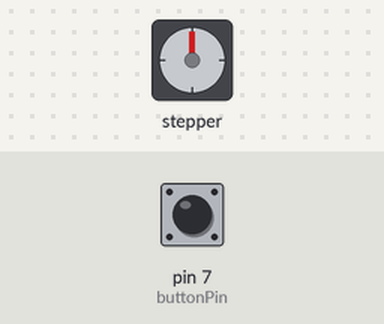
Bench run of a sketch on a simulated Arduino Uno, built with avr-gcc and run on an emulated ATmega328P. Shown: stepper motor. The test bench sets the inputs (shaded band); at power-on: pin 7 (buttonPin) HIGH. Stepper angles assume 2048 steps per turn; what the sketch prints to the serial monitor is not drawn.

Above: at 1.2 s.
1.3 s: pin 7 (buttonPin) pulled LOW for 3.2 s
At 2.4 s:
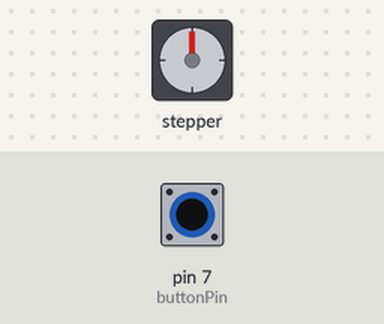
6.0 s: pin 7 (buttonPin) pulled LOW for 0.15 s
At 7.2 s:
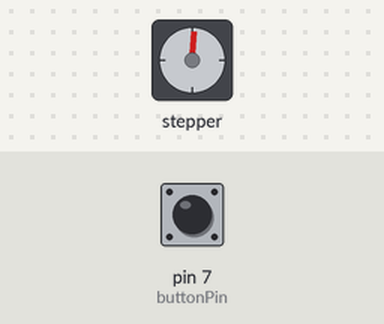
7.6 s: pin 7 (buttonPin) pulled LOW for 1 s
At 8.9 s:
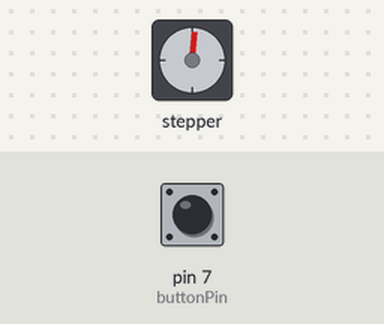
Timing chart, 0 to 10.6 s (numbered marks = the images above; inputs shaded):
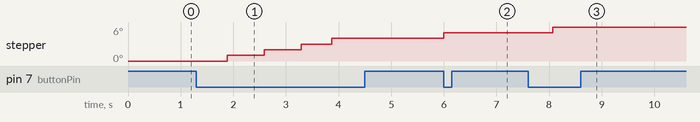

The sketch:

stepper_camera.ino
```cpp
#include <Stepper.h>

const int stepsPerRevolution = 64;  // change this to fit the number of steps per revolution
const float driveRadius = 10;
const float wheelRadius = 25;
const float outputStep = (2 * PI * driveRadius) / stepsPerRevolution * (driveRadius / wheelRadius);

// initialize the stepper library on pins 8 through 11:
Stepper myStepper(stepsPerRevolution, 8, 9, 10, 11);

const int buttonPin = 7;

int stepCount = 0;  // number of steps the motor has taken
int travelLength = 2000;  // how far in mm
int travelTime = 600;

int totalSteps = int( travelLength  / outputStep);
int myDelay = (travelTime * 1000.0) / totalSteps;

int buttonState = 0;

unsigned long previousMillis = 0;

String myDisplay = "Travel length = ";

void setup() {
	pinMode(buttonPin, INPUT_PULLUP);
	Serial.begin(9600);
	myDisplay = String (myDisplay + String(travelLength, DEC) + ", Travel time = " + String(travelTime, DEC));
	myDisplay = String (myDisplay + " Total steps = " + String(totalSteps, DEC) + " Total time = " + String(myDelay, 4));
	Serial.println(myDisplay);

}

void loop() {
	unsigned long currentMillis = millis();
	buttonState = digitalRead(buttonPin);
	if ((currentMillis - previousMillis >= myDelay) && (buttonState == LOW)) {
		previousMillis = currentMillis;
		Serial.print(".");
		myStepper.step(1);
	} //end if
}
```
